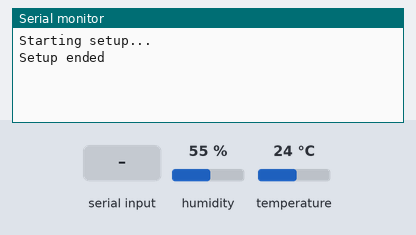
The sketch below on a simulated ESP8266 (NodeMCU). Shown: the last lines printed to the serial monitor. The test bench sets the inputs (shaded band); at power-on: humidity 55 %, temperature 24 °C.

Above: at 1.3 s.
1.4 s: "90,45,200\n" received over Serial
At 1.9 s:
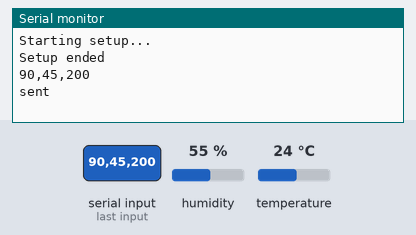
2.9 s: "90,45\n" received over Serial
At 4.1 s:
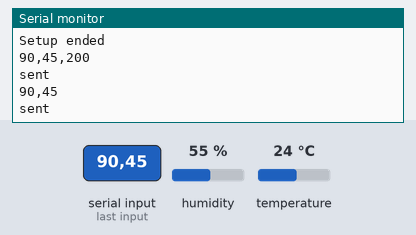
4.4 s: "90,45,200,10\n" received over Serial
At 5.4 s:
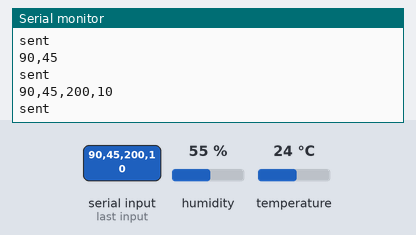
5.9 s: "90,45,200,10,150,30\n" received over Serial
At 6.5 s:
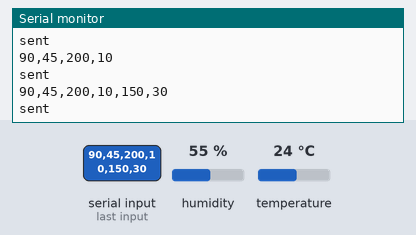
7.4 s: "1\n" received over Serial
At 7.68 s:
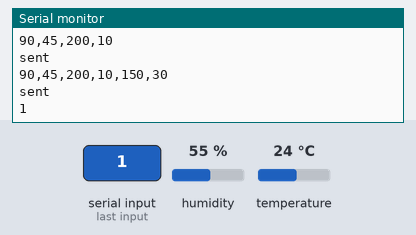

Measured:
- after the input at 1.4 s, the serial monitor: prints a new line at once (image 1)
- after the input at 2.9 s, the serial monitor: prints a new line at once (image 2)
- after the input at 4.4 s, the serial monitor: prints a new line at once (image 3)
- after the input at 5.9 s, the serial monitor: prints a new line at once (image 4)
- after the input at 7.4 s, the serial monitor: prints a new line at once (image 5)

The sketch:

zvlhcovac-send.ino
```cpp
// wifi knihovny
#include <WiFiManager.h>

//RC 433MHz
#include <RCSwitch.h>

//casovace
#include <RBD_Timer.h>

//MQTT
#include <MQTTClient.h>

//hum temp
#include <Adafruit_Sensor.h>
#include <DHT.h>
#include <DHT_U.h>


void sendCommand(RCSwitch sender, int cmd);
void sendHumidity(RCSwitch sender, unsigned int hum);
```

_01_define.ino
```cpp
#define DEBUG

char    SerialByteIn;                              // Temporary variable
String  SerialReadBuffer = "";                   // Read/Write Buffer 2 for Serial
boolean SerialEnd = false;                      // Flag to indicate End of Serial String

boolean commandMode = false;                    // Send AT commands

//--------- DHT ----------
#define       PIN_DHT D4
#define       DHTTYPE DHT22
float         temperature = 0.0;
float         humidity    = 0.0;

const int     timme_hum = 20 * 1000;
```

_02_init.ino
```cpp
RCSwitch mySwitch = RCSwitch();

DHT_Unified dht(PIN_DHT, DHTTYPE);

RBD::Timer       timmer_sendhum;
```

_03_setup.ino
```cpp
void setup() {

  #ifdef DEBUG
    Serial.begin(74880);
    delay(100);
    Serial.println("Starting setup...");
  #endif

  dht.begin();

  // Transmitter is connected to Arduino Pin #10
  mySwitch.enableTransmit(D1);

  // Optional set protocol (default is 1, will work for most outlets)
   mySwitch.setProtocol(1);

  // Optional set pulse length.
   mySwitch.setPulseLength(500);

  // Optional set number of transmission repetitions.
   mySwitch.setRepeatTransmit(3);

   SerialReadBuffer.reserve(8);


   timmer_sendhum.setTimeout(timme_hum);
   timmer_sendhum.restart();

  #ifdef DEBUG
   Serial.println("Setup ended");
  #endif

}
```

_04_loop.ino
```cpp
void loop() {


  while (Serial.available()) {                  // If Arduino's computer rx buffer has data
    SerialByteIn = Serial.read();               // Store each character in byteIn
    SerialReadBuffer += char(SerialByteIn);     // Write each character of byteIn to SerialReadBuffer
    if (SerialByteIn == '\n') {                 // Check to see if at the end of the line
      SerialEnd = true;                         // Set SerialEnd flag to indicate end of line
    }
  }

//      char charBuf[SerialReadBuffer.length() + 1];
//      SerialReadBuffer.toCharArray(charBuf, SerialReadBuffer.length());


   if (SerialEnd) {

    Serial.println(SerialReadBuffer);

    if(SerialReadBuffer.toInt() == 1) {//on off
      sendCommand(mySwitch, 0);
    }
    else if(SerialReadBuffer.toInt() == 9) {//warm
      sendCommand(mySwitch, 3);
    }

    else if(SerialReadBuffer.toInt() == 2) {//40%
      sendHumidity(mySwitch, 40);
    }
    else if(SerialReadBuffer.toInt() == 3) {
      sendHumidity(mySwitch, 45);
    }
    else if(SerialReadBuffer.toInt() == 4) {
      sendHumidity(mySwitch, 46);
    }

    else if(SerialReadBuffer.toInt() == 5) {
      sendHumidity(mySwitch, 51);
    }
    else if(SerialReadBuffer.toInt() == 6) {
      sendHumidity(mySwitch, 79);
    }
    else if(SerialReadBuffer.toInt() == 7) { //79
      sendHumidity(mySwitch, 10);
    }
    else if(SerialReadBuffer.toInt() == 8) { //78
      sendHumidity(mySwitch, 80);
    }


    Serial.println("sent");

    SerialReadBuffer = "";                      // Clear SerialReadBuffer
    SerialEnd = false;
//
   }


  if (timmer_sendhum.onRestart()) {
    if(DHT_load()) {
//      Serial.print("sending: ");
//      Serial.println(humidity);
      sendHumidity(mySwitch, round(humidity));
    }

  }

}
```

_05_RCRemote.ino
```cpp
void sendCommand(RCSwitch sender, int cmd) {

  const char* commands[5] = { "00001001", //ON/Off
                              "00001010", //Hydrostat
                              "00001011", //Output
                              "00001101", //Warm
                              "00001110", //Auto

                             };
   sender.send(commands[cmd]);

}

void sendHumidity(RCSwitch sender, unsigned int hum) {

    #ifdef DEBUG
      Serial.print("Sending hum: ");
      Serial.print(hum);
      Serial.println("%");
    #endif

    if(hum < 25) hum = 25;
    if(hum > 79) hum = 79;

    char word1[] = "11110000"; //sending tens eg. 40, 50, 60
    char word2[] = "10100000";
    unsigned int dig1 = hum % 10;

    //--- convert word1 ----
    unsigned int temp = round(ceil(hum/5))-4; //numbers 25%-79% converted to 1-11 binnary
    for(int a = 0; a < 4; a++) {
      word1[a+4] = bitRead(temp, 3-a)==0?'0':'1';
    }
//    Serial.println(word1);

    //--- convert word2 ----
    if(dig1 > 4) {
      dig1 = dig1 - 5;
    }

    for(int a = 0; a < 4; a++) {
      word2[a+4] = bitRead(dig1,3-a)==0?'0':'1';
    }
//    Serial.println(word2);
    //----------------------


   sender.send(word1);
   delayMicroseconds(5000);
   sender.send(word2);
}


//ON/Off    00001001
//Hydrostat 00001010
//Output    00001011
//Warm      00001101
//Auto      00001110
//
//
//// humidity data
//
//
//
//25// 1111 0001  1010 0000
//26// 1111       1010 0001
//27// 1111       1010 0010
//28// 1111       1010 0011
//29// 1111       1010 0100
//
//30// 1111 0010  1010 0000
//31// 1111       1010 0001
//32// 1111       1010 0010
//33// 1111       1010 0011
//34// 1111       1010 0100
//
//35// 1111 0011  1010 0000
//36// 1111       1010 0001
//37// 1111       1010 0010
//38// 1111       1010 0011
//39// 1111       1010 0100
//
//40// 1111 0100  1010 0000
//41// 1111       1010 0001
//42// 1111       1010 0010
//43// 1111       1010 0011
//44// 1111       1010 0100
//
//45// 1111 0101  1010 0000
//46// 1111       1010 0001
//47// 1111       1010 0010
//48// 1111       1010 0011
//49// 1111       1010 0100
//
//50// 1111 0110  1010 0000
//51// 1111       1010 0001
//52// 1111       1010 0010
//53// 1111       1010 0011
//54// 1111       1010 0100
//
//55// 1111 0111  1010 0000
//56// 1111
//57// 1111
//58// 1111
//59// 1111
//
//60// 1111 1000  1010 0000
//
//65// 1111 1001  1010 0000
//
//70// 1111 1010  1010 0000
//
//75// 1111 1011  1010 0000
//76// 1111 1011  1010 0001
//77// 1111 1011  1010 0010
//78// 1111 1011  1010 0011
//79// 1111 1011  1010 0100
```

_06_dht.ino
```cpp
bool DHT_load() {

  sensors_event_t event;

  dht.temperature().getEvent(&event);


  if (isnan(event.temperature)) {

    #ifdef DEBUG
      Serial.println("Error reading temperature!");
    #endif

    return false;
  }
  else {
    temperature = event.temperature;

//    #ifdef DEBUG
//      Serial.print("Temperature: ");
//      Serial.print(temperature);
//      Serial.println(" *C");
//    #endif


//    if(client.publish(topic_temp, (String) temperature)) {
//      #ifdef DEBUG
//        Serial.println("MQTT: temp send");
//      #endif
//    }
//    else {
//      #ifdef DEBUG
//        Serial.println("MQTT: temp failed send");
//      #endif
//    }
  }

  // Get humidity event and print its value.
  dht.humidity().getEvent(&event);
  if (isnan(event.relative_humidity)) {

    #ifdef DEBUG
      Serial.println("Error reading humidity!");
    #endif

    return false;
  }
  else {

    humidity = event.relative_humidity;

    #ifdef DEBUG
      Serial.print("Humidity: ");
      Serial.print(humidity);
      Serial.println("%");
    #endif


//    if(client.publish(topic_hum, (String) humidity)) {
//      #ifdef DEBUG
//        Serial.println("MQTT: hum send");
//      #endif
//    }
//
//    else {
//      #ifdef DEBUG
//        Serial.println("MQTT: hum failed send");
//      #endif
//    }
  }

  return true;
}
```
